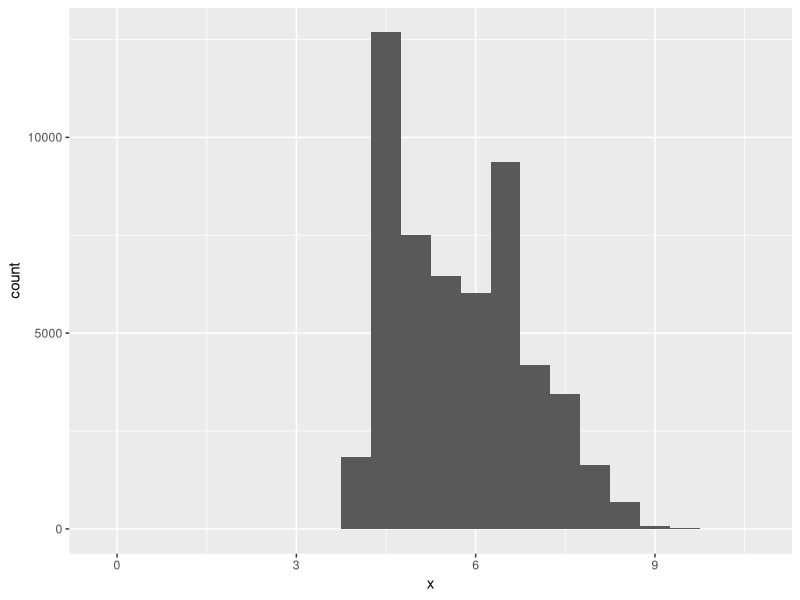
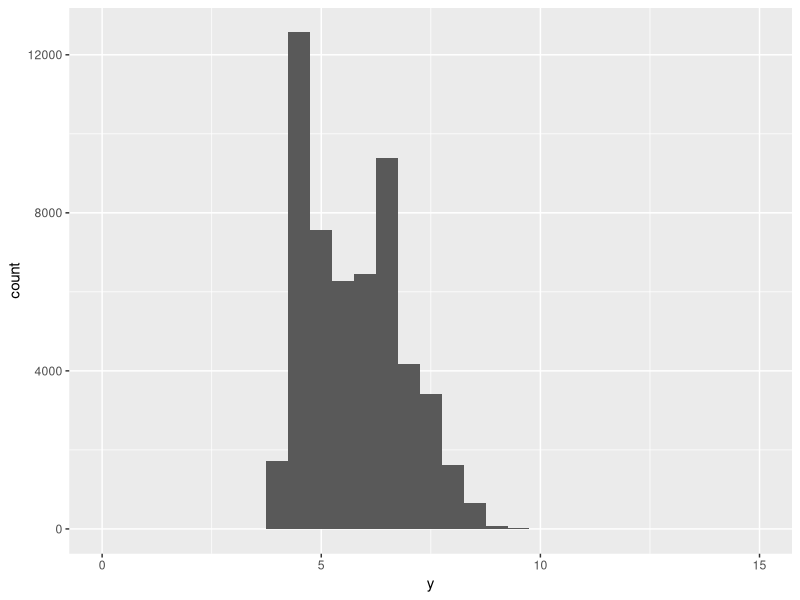
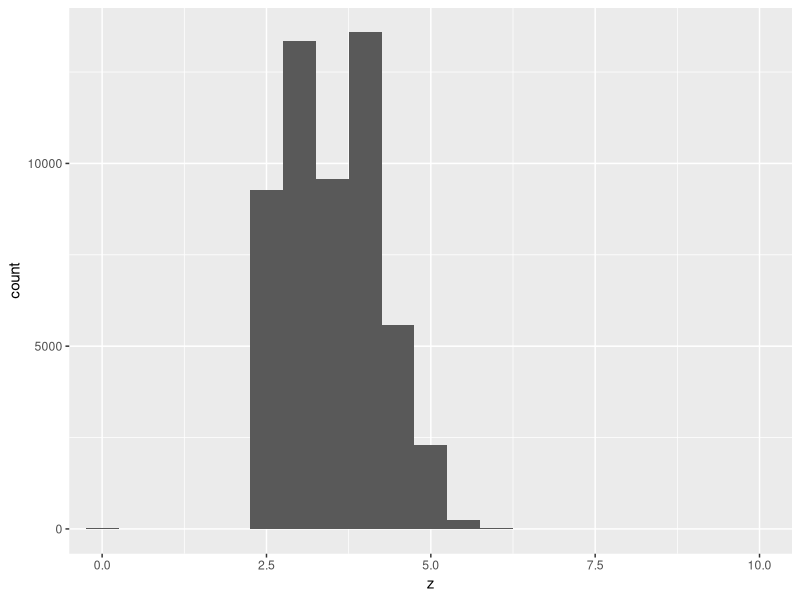
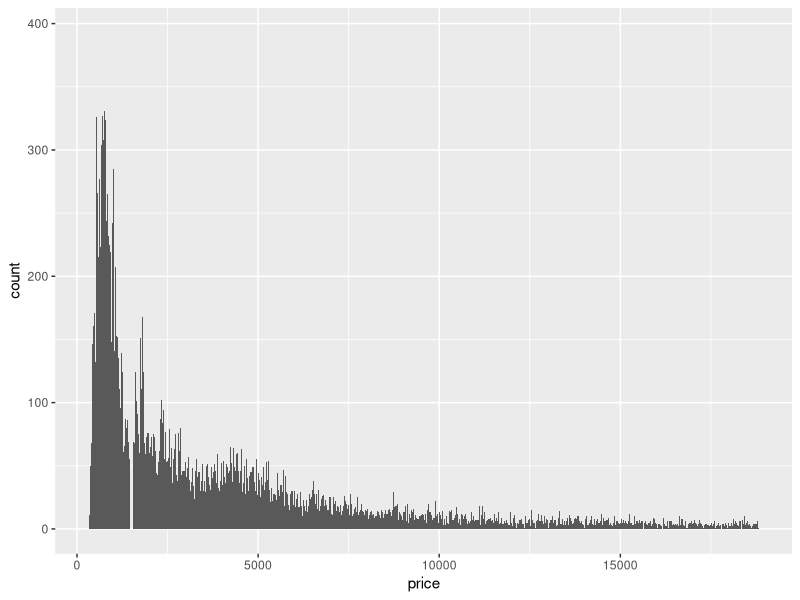
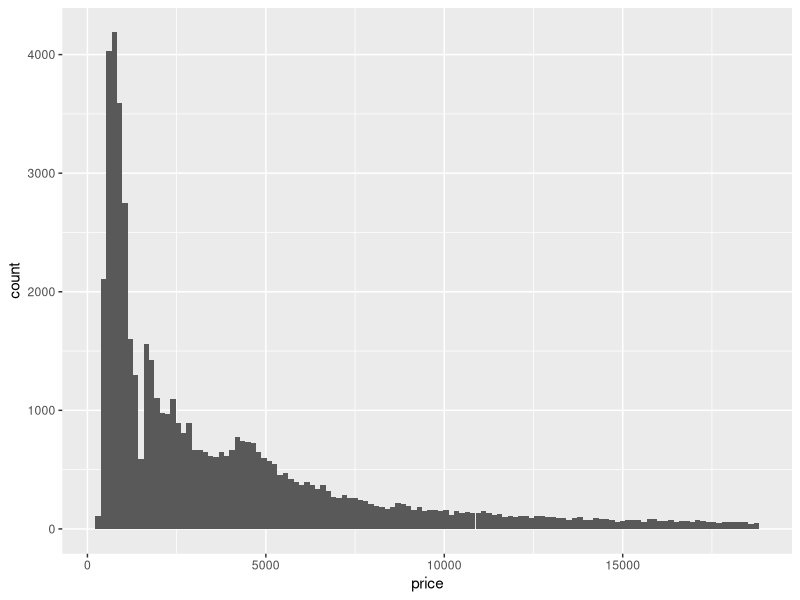
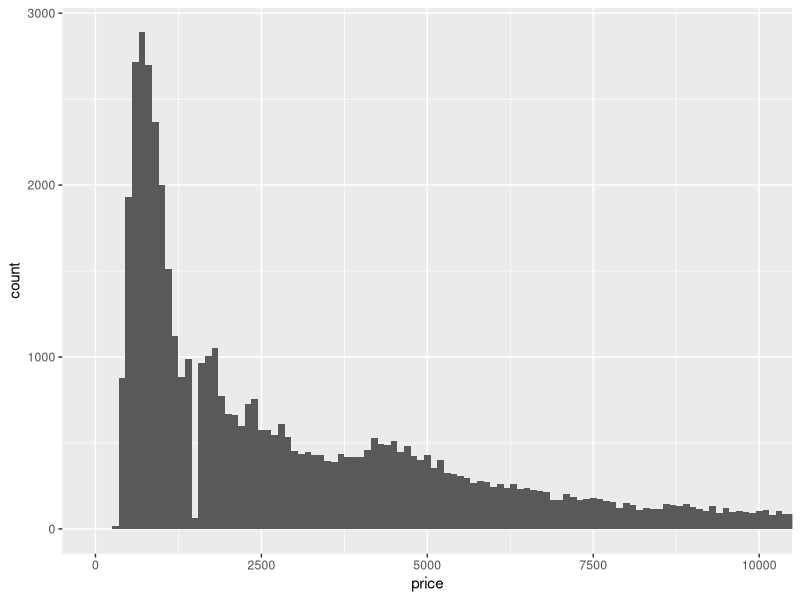
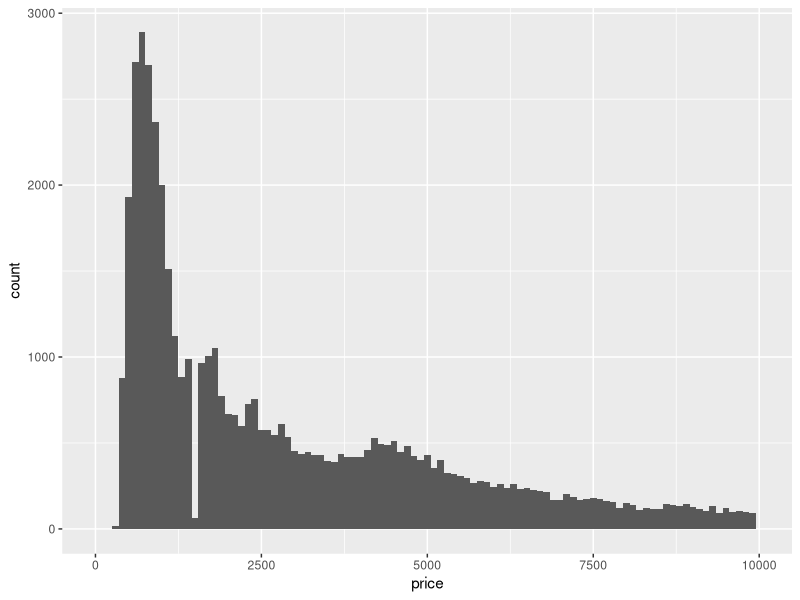
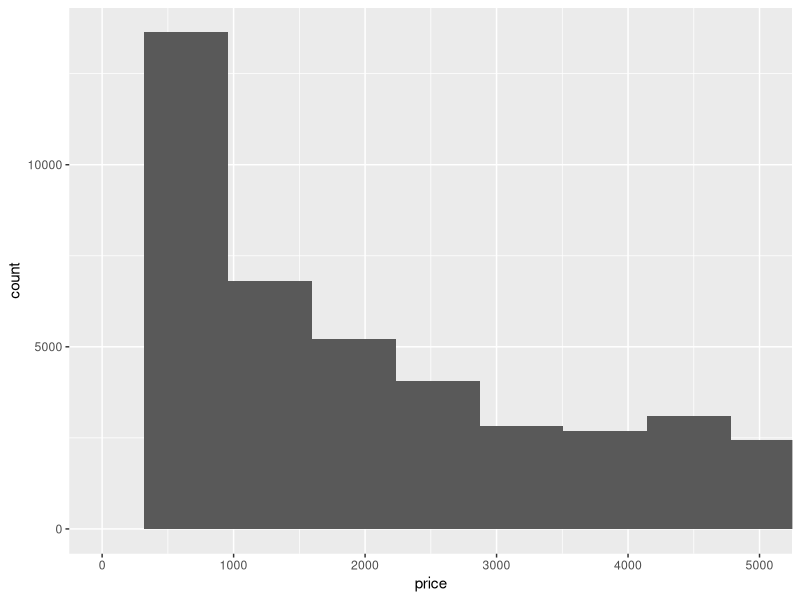

Write R code to recreate these figures, in order.
## ---- chunk 1
library(tidyverse)
#examining the distribution of x, y, z
ggplot(data = diamonds) + geom_histogram(mapping = aes(x), binwidth = 0.5)
ggplot(data = diamonds) + geom_histogram(mapping = aes(y), binwidth = 0.5) + 
  coord_cartesian(xlim = c(0, 15))
ggplot(data = diamonds) + geom_histogram(mapping = aes(z), binwidth = 0.5) +
  coord_cartesian(xlim = c(0,10))

#I learnt that there are some outliers in y and z by the evidence of the unusually wide limits on the x-axis. Based on the distribution of x, y, z without outliers, we can say x, y are the length and width of diamonds, and z is the depth of diamonds.

## ---- chunk 2
#small value for binwidth
ggplot(data = diamonds) + 
  geom_histogram(mapping = aes(x = price), binwidth = 10)

#try a wide range of values
ggplot(data = diamonds) + 
  geom_histogram(mapping = aes(x = price), binwidth = 150)

#The distribution of price is very positively skewed. It looks like there is a lower bound for the price of diamonds based on the distribution of price.
## ---- chunk 3
carat_0.99 <- diamonds %>%
  filter(carat == 0.99)
count(carat_0.99)

carat_1 <- diamonds %>%
  filter(carat == 1)
count(carat_1)

mean(carat_0.99$price)
mean(carat_1$price)

#there are 23 diamonds that are 0.99 carat, and 1558 diamonds that are 1 carat. The price differences between 0.99 carat and 1 carat diamonds could be the cause of this difference. Because 1 carat diamond is about $800 more expensive than 0.99 carat diamond, we expect to see more 1 carat diamonds than 0.99 carat diamonds even if the other figures are about the same.
## ---- chunk 4

#coor_cartesian
ggplot(data = diamonds) + 
  geom_histogram(mapping = aes(x = price), binwidth = 100) +
  coord_cartesian(xlim = c(0, 10000))

#xlim()
ggplot(data = diamonds) +
  geom_histogram(mapping = aes(x = price), binwidth = 100) + xlim(0, 10000)

#coor_cartesian and xlim() generate the same shape when zooming in on a histogram. The difference lies on how they process the zoom-in command. coor_cartesian zoom in the data while xlim() removes the data that fall outside of the boundary.

#leave binwidth unset
ggplot(data = diamonds) + 
  geom_histogram(mapping = aes(x = price)) +
  coord_cartesian(xlim = c(0, 5000))
#When we leave binwidth unset, r studio uses bins = 30 as default setting.

#zoom so only half a bar shows
ggplot(data = diamonds) + 
  geom_histogram(mapping = aes(x = price), binwidth = 100) +
  coord_cartesian(xlim = c(0, 50))
#When the boundary contains only half a bar, rstudio does not show anything on the historgram.

## ---- chunk 5

## ---- chunk 6

## ---- chunk 7

## ---- chunk 8

## ---- chunk 9

## ---- chunk 10

## ---- chunk 11

## ---- chunk 12

## ---- chunk 13

